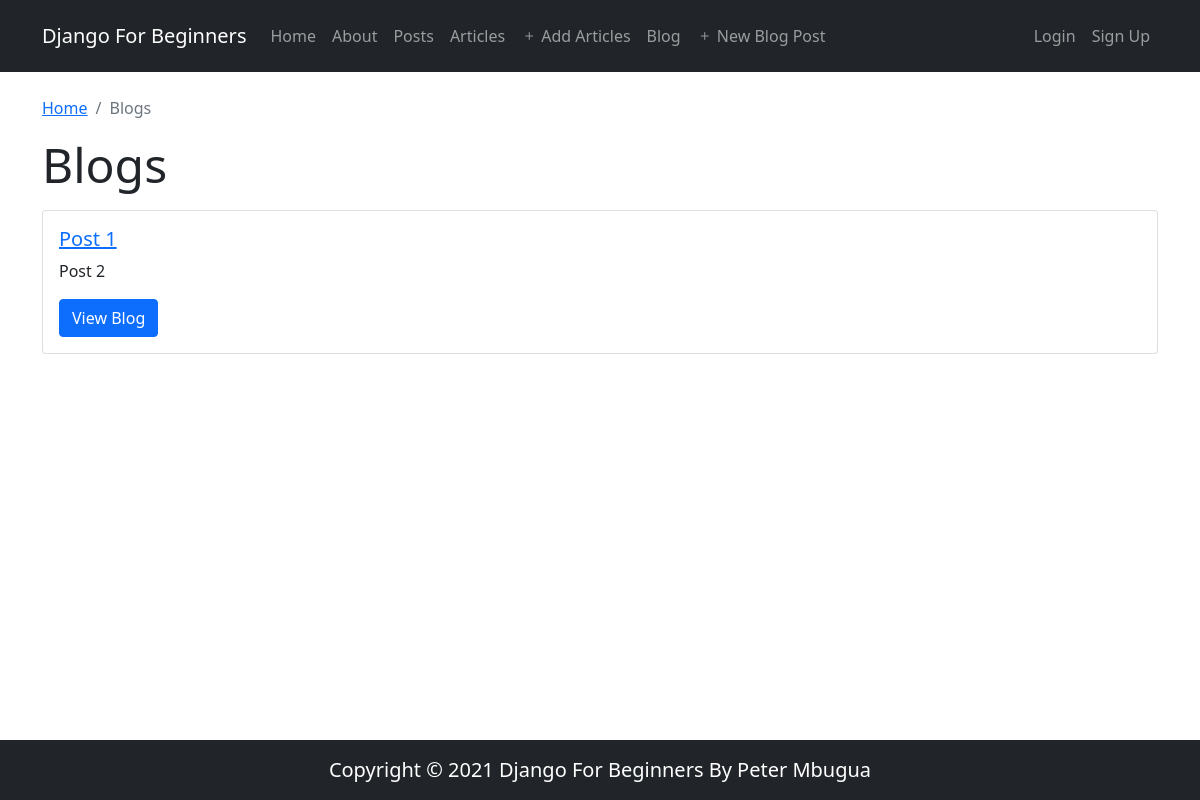
/blog/, run on an earlier commit of the app's database.
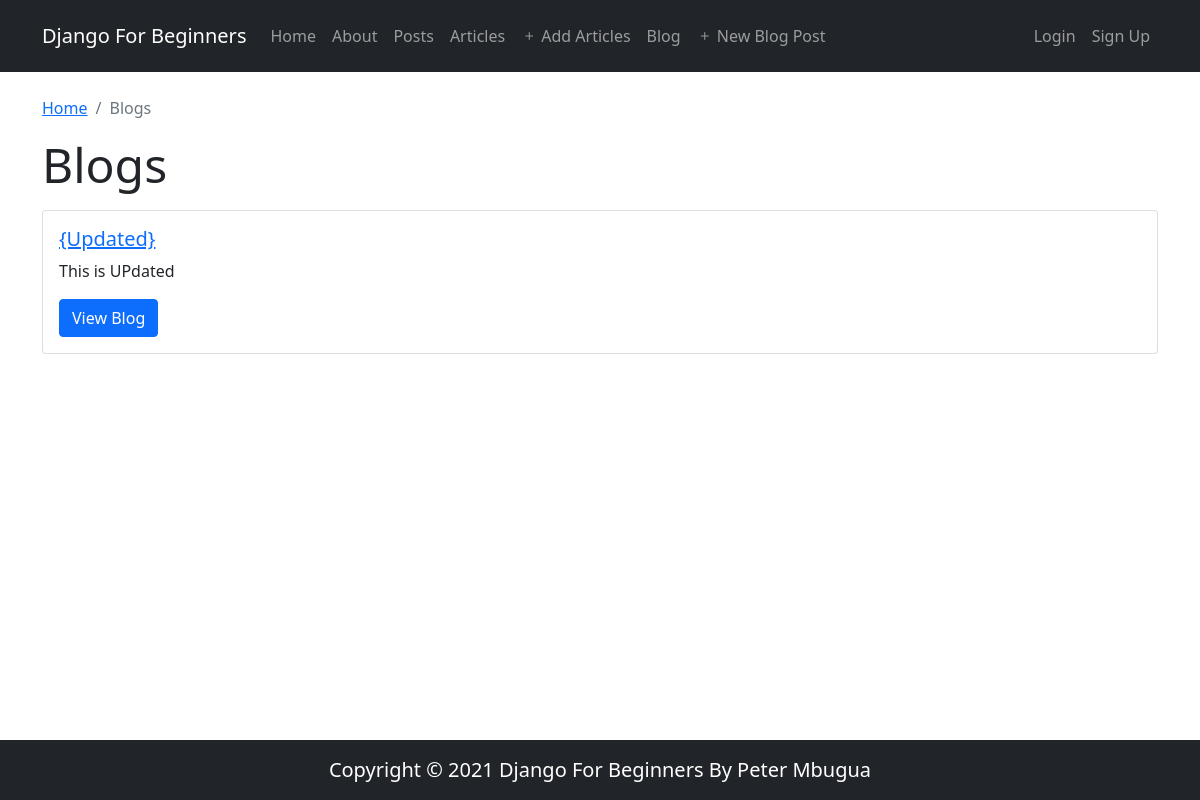
And on a later commit of the database.
### blog/models.py (models this page shows, shortened)
class BlogPost(models.Model):
    title = models.CharField(max_length=200)
    author = models.ForeignKey(get_user_model(),
                               on_delete=models.CASCADE,
                               )
    body = models.TextField()

### blog/views.py (the view)
# urls.py: path('', BlogListView.as_view(), name='blog'),
class BlogListView(ListView):
    model = BlogPost
    template_name = 'blog.html'

### templates/blog.html
{% extends 'base.html' %}
{% block content %}
<nav aria-label="breadcrumb">
  <ol class="breadcrumb">
    <li class="breadcrumb-item"><a href="{% url 'home' %}">Home</a></li>
    <li class="breadcrumb-item active" aria-current="page">Blogs</li>
  </ol>
</nav>
<h2 class="display-5">Blogs</h2>
{% for post in object_list %}
<div class="card mt-3" >
    <div class="card-body">
      <h5 class="card-title"><a href="{% url 'post_detail' post.pk %}">{{ post.title }}</a></h5>
      <p class="card-text">{{ post.body }}</p>
      <a class="btn btn-primary" href="{% url 'post_detail' post.pk %}">View Blog</a>
    </div>
  </div>
{% endfor %}
{% endblock content %}

### templates/base.html (shortened to what this page needs)
{% load static %}
<!doctype html>
<html lang="en">
  <head>
    <link href="https://cdn.jsdelivr.net/npm/bootstrap@5.0.2/dist/css/bootstrap.min.css" rel="stylesheet">
    <link
      rel="stylesheet"
      href="https://cdn.jsdelivr.net/npm/bootstrap-icons@1.3.0/font/bootstrap-icons.css"
    />
    <link rel="stylesheet" href="{% static 'css/base.css' %}">
  </head>
  <body>
    <nav class="navbar navbar-expand-lg bg-dark navbar-dark py-3 fixed-top">
        <div class="container">
          <a href="{% url 'home' %}" class="navbar-brand">Django For Beginners</a>
          <div class="collapse navbar-collapse" id="navmenu">
            <ul class="navbar-nav me-auto">
              <li class="nav-item">
                <a href="{% url 'home' %}" class="nav-link">Home</a>
              </li>
              <li class="nav-item">
                <a href="{% url 'about' %}" class="nav-link">About</a>
              </li>
              <li class="nav-item">
                <a href="{% url 'post' %}" class="nav-link">Posts</a>
              </li>
              <li class="nav-item">
                <a href="{% url 'article_list' %}" class="nav-link">Articles</a>
              </li>
              <li class="nav-item">
                <a href="{% url 'article_new' %}" class="nav-link"> <i class="bi bi-plus"></i> Add Articles</a>
              </li>
              <li class="nav-item">
                <a href="{% url 'blog' %}" class="nav-link">Blog</a>
              </li>
              <li class="nav-item">
                <a href="{% url 'post_new' %}" class="nav-link"> <i class="bi bi-plus"></i> New Blog Post</a>
              </li>
            </ul>
            <ul class="navbar-nav ms-auto">
                {% if user.is_authenticated %}
                <li class="nav-item dropdown">
                  <a class="nav-link dropdown-toggle" href="#" id="navbarDropdown" role="button" data-bs-toggle="dropdown" aria-expanded="false">
                    <i class="bi bi-person-circle"></i> Hi, {{ user.username }}!
                  </a>
                  <ul class="dropdown-menu" aria-labelledby="navbarDropdown">
                    <li><a class="dropdown-item" href="{% url 'password_change'%}"> Change password</a></li>
                    <li><hr class="dropdown-divider"></li>
                    <li><a class="dropdown-item" href="{% url 'logout' %}">Log out</a></li>
                  </ul>
                </li>
                {% else %}
                <li class="nav-item">
                    <a href="{% url 'login' %}" class="nav-link">Login</a>
                </li>
                <li class="nav-item">
                    <a href="{% url 'signup' %}" class="nav-link">Sign Up</a>
                </li>
                {% endif %}
              </ul>
          </div>
        </div>
      </nav>
      <div class="container py-5 mt-5">
    {% block content %}
    {% endblock content %}
  </div>
  <footer class="footer bg-dark">
    <div class="container">
      <span class="text-white text-center"><p class="lead">Copyright &copy; 2021 Django For Beginners By Peter Mbugua</p></span>
    </div>
  </footer>
  </body>
</html>

### static/css/base.css (style rules this page uses)
html { position: relative; min-height: 100%; }
body { margin-bottom: 60px; }
.footer { position: absolute; bottom: 0; width: 100%; height: 60px; line-height: 60px; background-color: #f5f5f5; }

What changed in the data, as far as the page shows it:
removed BlogPost: title "Post 1", body "Post 2"
added BlogPost: title "{Updated}", body "This is UPdated"
